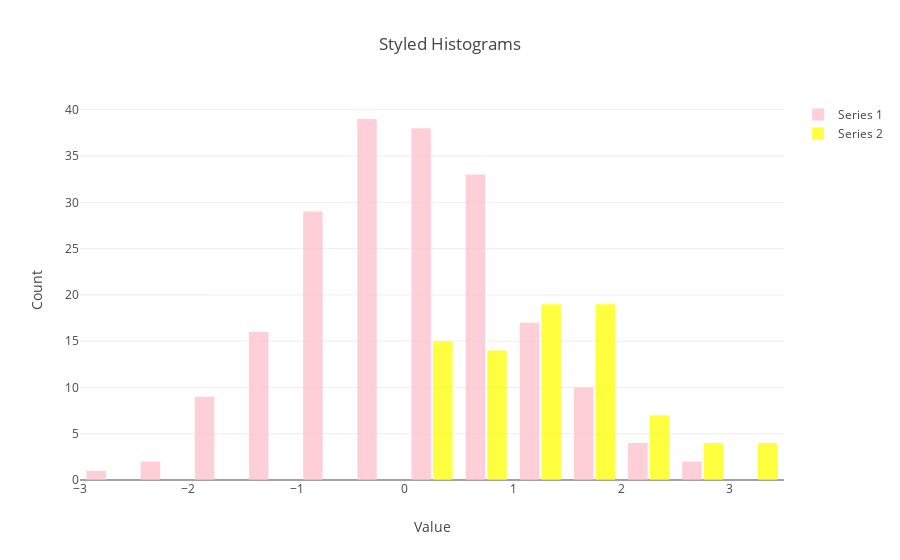

The code cell stored with this chart in its notebook:
### Code cell
fig = dict(data=data,
          layout=layout)

offline.iplot(fig)

### Figure 1 — Plotly figure (JSON) as saved in the notebook; plotly's stock layout.template omitted (floating-point values rounded to 4 significant figures; data arrays with more than 128 entries replaced by an {"elided": "..."} marker saying what was removed)
{"data": [{"marker": {"color": "pink"}, "name": "Series 1", "opacity": 0.75, "type": "histogram", "x": {"elided": "200 float values"}, "xbins": {"end": 4, "size": 0.5, "start": -4}}, {"marker": {"color": "yellow"}, "name": "Series 2", "opacity": 0.75, "type": "histogram", "x": [1.84, -0.1097, 1.723, 0.6242, 1.11, 3.036, 0.6782, 3.029, -0.6784, 0.6321, -0.4193, 1.735, 1.887, 1.851, 1.273, 0.5946, 1.566, 1.627, -0.1349, 1.073, 0.1957, 0.02322, 1.384, 3.192, 2.187, 0.6257, 2.282, 0.676, -0.652, -1.068, 0.26, 0.6802, 1.539, 1.529, -0.3076, 0.3792, -0.1964, 2.113, 0.186, 0.1292, 0.9416, 1.467, 0.9187, 0.05849, 2.533, 0.6019, 1.548, 0.8416, 1.272, 0.1282, 1.63, 2.821, 1.207, 2.61, 1.049, -0.7825, 1.614, 1.187, 1.347, 1.666, 0.8685, -0.872, 1.85, 1.32, 0.2113, -0.02801, 2.393, 1.491, 4.753, 1.491, 2.83, -0.4783, 1.489, 0.8228, 1.822, 2.107, 0.1048, 1.309, 1.907, -0.6919, 1.096, 0.3711, 1.701, 0.4908, 2.265, 0.1709, 1.509, 1.982, 3.134, -0.09976, 1.414, 2.266, 0.318, 1.103, 0.1525, -0.1917, -0.2271, 0.6775, -0.2038, 1.147], "xbins": {"end": 4, "size": 0.5, "start": 0}}], "layout": {"bargap": 0.2, "bargroupgap": 0.1, "title": "Styled Histograms", "xaxis": {"title": "Value"}, "yaxis": {"title": "Count"}}}
